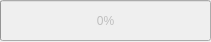
<?xml version="1.0" encoding="UTF-8"?>
<ui version="4.0">
 <class>ProgressDialog</class>
 <widget class="QDialog" name="ProgressDialog">
  <property name="enabled">
   <bool>false</bool>
  </property>
  <property name="geometry">
   <rect>
    <x>0</x>
    <y>0</y>
    <width>211</width>
    <height>42</height>
   </rect>
  </property>
  <property name="windowTitle">
   <string>Dialog</string>
  </property>
  <property name="modal">
   <bool>false</bool>
  </property>
  <widget class="QProgressBar" name="progressBar">
   <property name="geometry">
    <rect>
     <x>0</x>
     <y>0</y>
     <width>211</width>
     <height>41</height>
    </rect>
   </property>
   <property name="value">
    <number>0</number>
   </property>
  </widget>
 </widget>
 <resources/>
 <connections/>
</ui>
